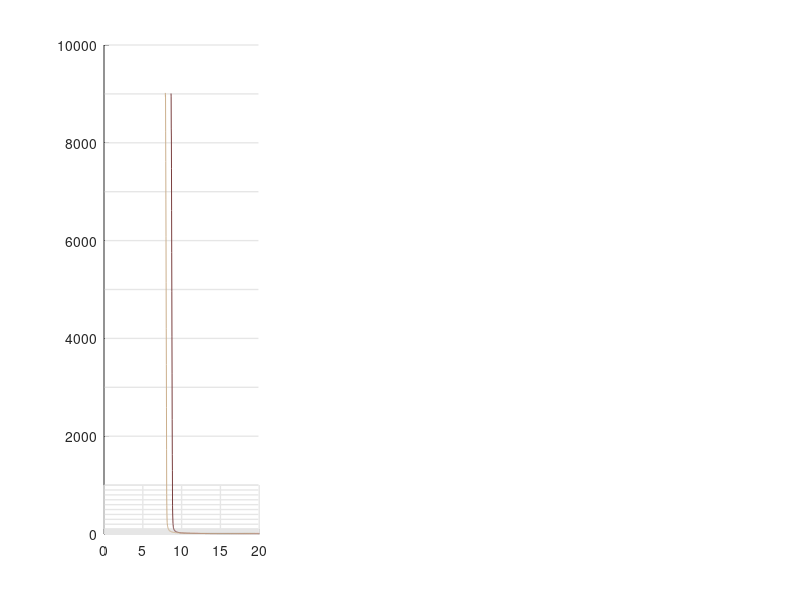

MATLAB code for this plot: (Note: this script raises an error after producing the figure.)
summercc = flipud(summer(12));
autumncc = flipud(autumn(12));
wintercc = flipud(winter(12));
springcc = flipud(spring(12));
pinkcc = flipud(pink(12)); 
coolcc = (cool(12)); 
%% Input
% Growth rate fit to current data
w = 0.09;
year_rate_change = (2030);

% rate change for cumulative storage
rtarget4 = [0.072, 0.07217, 0.075, 0.0761]; % Central 4 Gt
rtarget5 = [0.088174, 0.08816, 0.0925, 0.0946]; % Delayed Electrification & Low land 5.5 Gt
rtarget4z = [0.080169, 0.080225, 0.0836, 0.0851]; % Net negative 4.7 Gt
rtarget2 = [0.0184, 0.0173, 0.0106, 0.0094]; % Low demand 2 Gt

% rate change for storage rate
rtarget316 = [0.075051, 0.07516, 0.07943, 0.0818]; % central 316 Mt/y
rtarget380 = [0.080391, 0.08075, 0.0862, 0.0886]; % Delayed Electrification 380 Mt/y
rtarget680 = [0.099612, 0.09984, 0.1088, 0.114]; % Low land 680 Mt/y
rtarget465 = [0.08692, 0.087245, 0.0935, 0.097]; % Net negative 465 Mt/y
rtarget240 = [0.06678, 0.066817, 0.0703, 0.072]; % Low demand  240 Mt/y

% resulting storage - C for cumulative storage
Qtarget4 =[505.4473, 362.7771, 50.7197, 35.5949]; % mod 506, 366, 50.6, 36.6 - obs 505.4473, 362.7771, 50.7197, 35.5949
Qtarget5 =[497.6503, 350.4581, 50.8073, 36.8461]; % mod 506, 366, 50.6, 36.6 - obs 497.6503, 350.4581, 50.8073, 36.8461
Qtarget4z =[500.2358, 360.2792, 50.8073, 36.0902]; % mod 506, 366, 50.6, 36.6 - obs 500.2358, 360.2792, 50.8073, 36.0902
Qtarget2 =[501.9670, 362.1510, 51.0713, 36.5292]; % mod 506, 366, 50.6, 36.6 - obs 501.9670, 362.1510, 51.0713, 36.5292

% resulting storage - C for storage rate
Qtarget316 = [509.8317, 355.9491, 50.3704, 36.6557]; % central 316 Mt/y
Qtarget380 = [508.0734, 349.2495, 50.0236, 36.7190]; % Delayed Electrification 380 Mt/y
Qtarget680 = [503.7042, 349.2495, 50.9832, 36.4033]; % Low land 680 Mt/y
Qtarget465 = [497.6503, 362.7771, 50.8073, 35.6564]; % Net negative 465 Mt/y
Qtarget240 = [497.6503, 360.2792, 50.1967, 36.9098]; % Low demand  240 Mt/y

% resulting year of peak injection for cumulative storage 
% peak_target4 = [2117.1, 2112.3, 2082.5, 2076.8];
% peak_target5 = [2100.9, 2096.9, 2072.6, 2068.1];
% peak_target4z = [2108.1, 2103.9, 2077.1, 2071.9];
% peak_target2 =[2350, 2350, 2350, 2350];

% resulting year of peak injection for storage rate
% peak_target316 = [2113.7, 2108.7, 2079.4, 2074];
% peak_target380 = [2107.9, 2103, 2075.5, 2070.6];
% peak_target680 = [2092.9, 2089, 2066.2, 2061.4];
% peak_target465 = [2101.9, 2098, 2072.1, 2066.7];
% peak_target240 = [2123.6, 2118.6, 2085.7, 2080];


%% Now plot target tradeoff curves
subplot(1,3,1)
hold on
axis_def = [0 20 1 1000];
line_grey = ones(1,3).*0.9;
for i=1:1:10
plot([axis_def(1)+0.1, axis_def(2)-0.1], [i i], 'linewidth', 1, 'color', line_grey,'HandleVisibility','off')
end
for i=10:10:101
plot([axis_def(1)+0.1, axis_def(2)-0.1], [i i], 'linewidth', 1, 'color', line_grey,'HandleVisibility','off')
end
for i=100:100:1000
plot([axis_def(1)+0.1, axis_def(2)-0.1], [i i], 'linewidth', 1, 'color', line_grey,'HandleVisibility','off')
end
for i=1000:1000:10000
plot([axis_def(1)+0.1, axis_def(2)-0.1], [i i], 'linewidth', 1, 'color', line_grey,'HandleVisibility','off')
end
for i=axis_def(1):5:axis_def(2)
plot([i, i], [axis_def(3) axis_def(4)], 'linewidth', 1, 'color', line_grey,'HandleVisibility','off')
end

% load cumulative storage contours 
% load('target4.txt')
% Rr = target4(:,1);  % growth rate
% M = target4(:,2); % Qmin
% plot(Rr.*100, M, 'k', 'color', pinkcc(end,:))
% hold on
 load('target5.txt')
 Rr = target5(:,1);  % growth rate
 M = target5(:,2); % Qmin
 plot(Rr.*100, M, 'k', 'color', pinkcc(end-1,:))
 hold on
% load('target4z.txt')
% Rr = target4z(:,1);  % growth rate
% M = target4z(:,2); % Qmin
% plot(Rr.*100, M, '-', 'color', pinkcc(end-2,:))
% hold on
% load('target2.txt')
% Rr = target2(:,1);  % growth rate
% M = target2(:,2); % Qmin
% plot(Rr.*100, M, '-', 'color', pinkcc(end-3,:))
% hold on
% load('target316.txt')
% Rr = target316(:,1);  % growth rate
% M = target316(:,2); % Qmin
% plot(Rr.*100, M, '-', 'color', pinkcc(end-4,:))
% hold on
  load('target380.txt')
  Rr = target380(:,1);  % growth rate
  M = target380(:,2); % Qmin
  plot(Rr.*100, M, '-', 'color', pinkcc(end-5,:))
  hold on
%  load('target680.txt')
%  Rr = target680(:,1);  % growth rate
%  M = target680(:,2); % Qmin
%  plot(Rr.*100, M, '-', 'color', pinkcc(end-6,:))
%  hold on
% load('target465.txt')
% Rr = target465(:,1);  % growth rate
% M = target465(:,2); % Qmin
% plot(Rr.*100, M, '-', 'color', pinkcc(end-7,:))
% hold on
% load('target240.txt')
% Rr = target240(:,1);  % growth rate
% M = target240(:,2); % Qmin
% plot(Rr.*100, M, '-', 'color', pinkcc(end-8,:))
% hold on
% plot onshore and USGS storage resource estimates 
yline(366);
yline(506);
yline(36.6);
yline(50.6);

    

% for i=1:length(Qtarget4)
%     cum_2030 = exp(year_rate_change.*w).*exp(-182.6431721);
%     C = (Qtarget4(i)-cum_2030);
%     plot(rtarget4(i).*100,C, '.','markersize', 30, 'color', coolcc(i+1,:),'HandleVisibility','off')
% end
% 
 for i=1:length(Qtarget5)
     cum_2030 = exp(year_rate_change.*w).*exp(-182.6431721);
     C = (Qtarget5(i)-cum_2030);
     plot(rtarget5(i).*100,C, '.','markersize', 30, 'color', autumncc(i+1,:),'HandleVisibility','off')
 end
% for i=1:length(Qtarget4z)
%     cum_2030 = exp(year_rate_change.*w).*exp(-182.6431721);
%     C = (Qtarget4z(i)-cum_2030);
%     plot(rtarget4z(i).*100,C, '.','markersize', 30, 'color', summercc(i+1,:),'HandleVisibility','off')
% end
% for i=1:length(Qtarget2)
%     cum_2030 = exp(year_rate_change.*w).*exp(-182.6431721);
%     C = (Qtarget2(i)-cum_2030);
%     plot(rtarget2(i).*100,C, '.','markersize', 30, 'color', wintercc(i+1,:),'HandleVisibility','off')
% end
% for i=1:length(Qtarget316)
%     cum_2030 = exp(year_rate_change.*w).*exp(-182.6431721);
%     C = (Qtarget316(i)-cum_2030);
%     plot(rtarget316(i).*100,C, '.','markersize', 30, 'color', coolcc(i+6,:),'HandleVisibility','off')
% end
  for i=1:length(Qtarget380)
      cum_2030 = exp(year_rate_change.*w).*exp(-182.6431721);
      C = (Qtarget380(i)-cum_2030);
      plot(rtarget380(i).*100,C, '.','markersize', 30, 'color', autumncc(i+6,:),'HandleVisibility','off')
  end
%  for i=1:length(Qtarget680)
%      cum_2030 = exp(year_rate_change.*w).*exp(-182.6431721);
%      C = (Qtarget680(i)-cum_2030);
%      plot(rtarget680(i).*100,C, '.','markersize', 30, 'color', autumncc(i+7,:),'HandleVisibility','off')
%  end
% for i=1:length(Qtarget465)
%     cum_2030 = exp(year_rate_change.*w).*exp(-182.6431721);
%     C = (Qtarget465(i)-cum_2030);
%     plot(rtarget465(i).*100,C, '.','markersize', 30, 'color', summercc(i+6,:),'HandleVisibility','off')
% end
% for i=1:length(Qtarget240)
%     cum_2030 = exp(year_rate_change.*w).*exp(-182.6431721);
%     C = (Qtarget240(i)-cum_2030);
%     plot(rtarget240(i).*100,C, '.','markersize', 30, 'color', wintercc(i+6,:),'HandleVisibility','off')
% end
% format plot
set(gca, 'YScale', 'log')
axis(axis_def)
box on
xlabel('Growth Rate [%]')
ylabel('Storage resource required [Gt]')

set(gca,'linewidth',1.5)

text(5.1, 6, sprintf('Cumulative storage by 2050'), 'fontsize', 14)
text(13.5, 14, sprintf('Storage rate by 2050'), 'fontsize', 14)
set(gca, 'Color', 'white');
set(gcf, 'Color', 'white');

legend({['5.5 Gt'],['380 Mt/yr']}, ...
    'Box', 'off',  'fontsize', 13,'location', 'southwest')